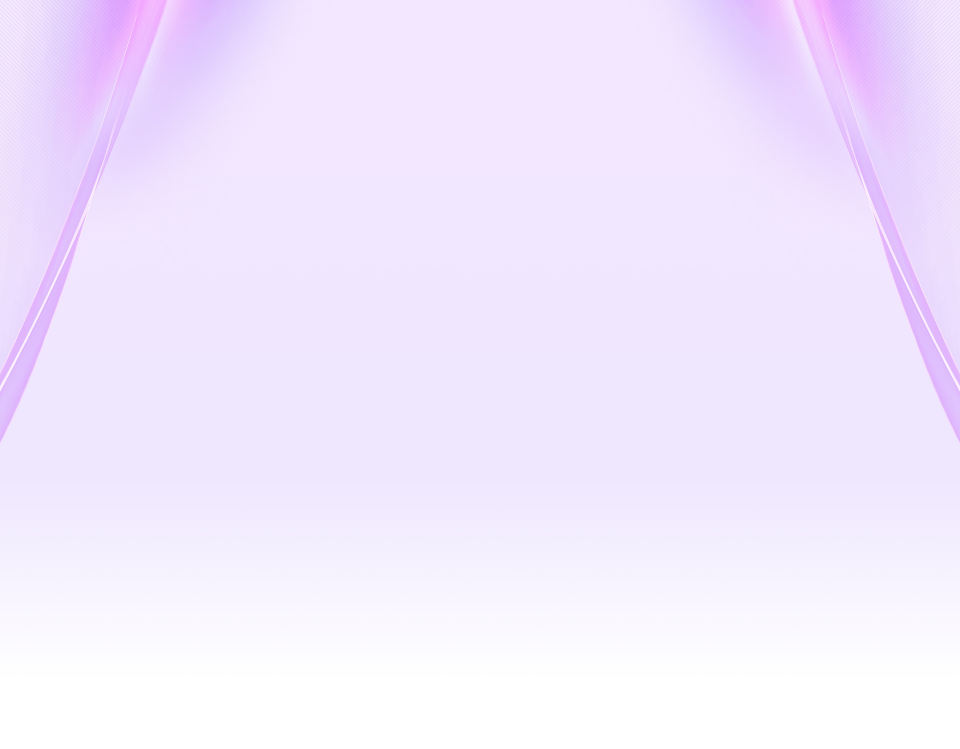
#> input picture assets/images/1frdp5ogwralafen31qbi9mrj4c.jpg, 2880 x 2246 px (shown at 1/3 size)
$ python recolor_images_dark.py
#> lines starting #> are read from the running program, lines starting #| are printed output that depends on the picture
import numpy as np
from PIL import Image
import os

# Convert the decorative gradient backdrops (currently lime-on-near-white) into
# clean dark-with-lime glows: flat/bright areas -> near-black, coloured rays -> lime.
TARGETS = [
    "1frdp5ogwralafen31qbi9mrj4c.jpg",
    "k7is9vdf8l9lfdgflrd1dcqnueq.jpg",
    "u7bpd6wpcmwpsvt6vdwwtetojz0.jpg",
    "vpnmljzicrf1mjcor7ions44a.png",
    "5oznhz3dd31o64kjyi84hxf6snw.png",
]
DIRS = ["assets/images", "framerusercontent.com/images"]
LIME = np.array([176, 229, 98], dtype=np.float32)

def recolor(path):
    im = Image.open(path).convert("RGBA")
    arr = np.array(im).astype(np.float32)
    rgb, alpha = arr[..., :3], arr[..., 3]
#> alpha: shape (2246, 2880) float32; every value is 255
    L = (0.2126*rgb[...,0] + 0.7152*rgb[...,1] + 0.0722*rgb[...,2]) / 255.0
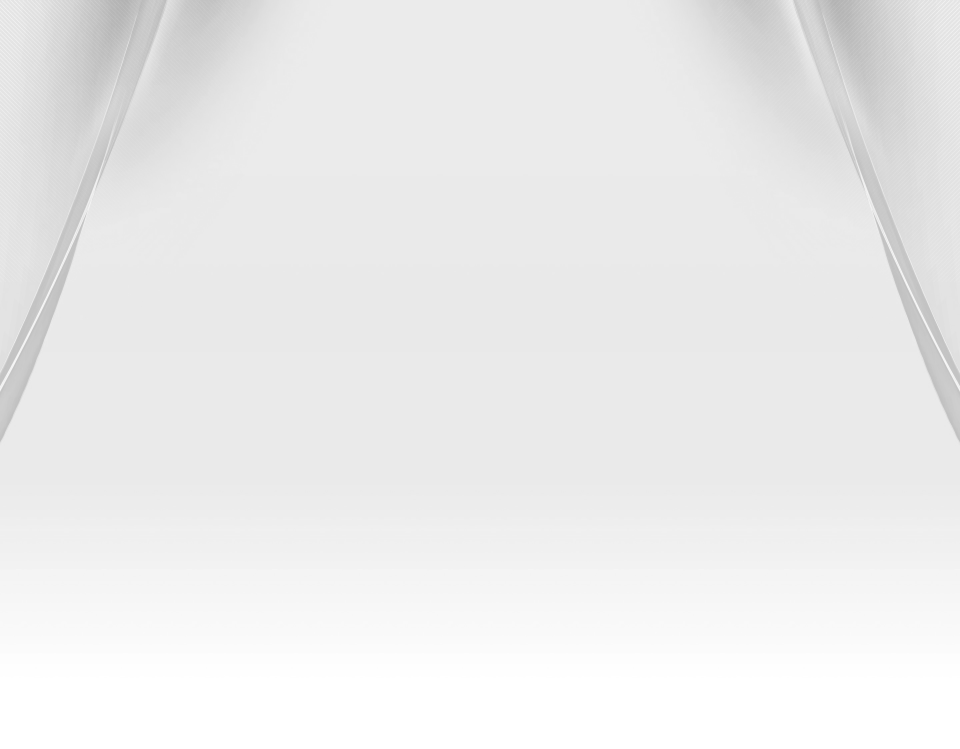
#> L: shape (2246, 2880) float32 (shown at 1/3 size); min 0.685, max 1, mean 0.926
    # energy = how far from bright/flat white; flat bg -> ~0, coloured rays -> higher
    e = np.clip((1.0 - L - 0.04) * 2.4, 0.0, 1.0) ** 1.2
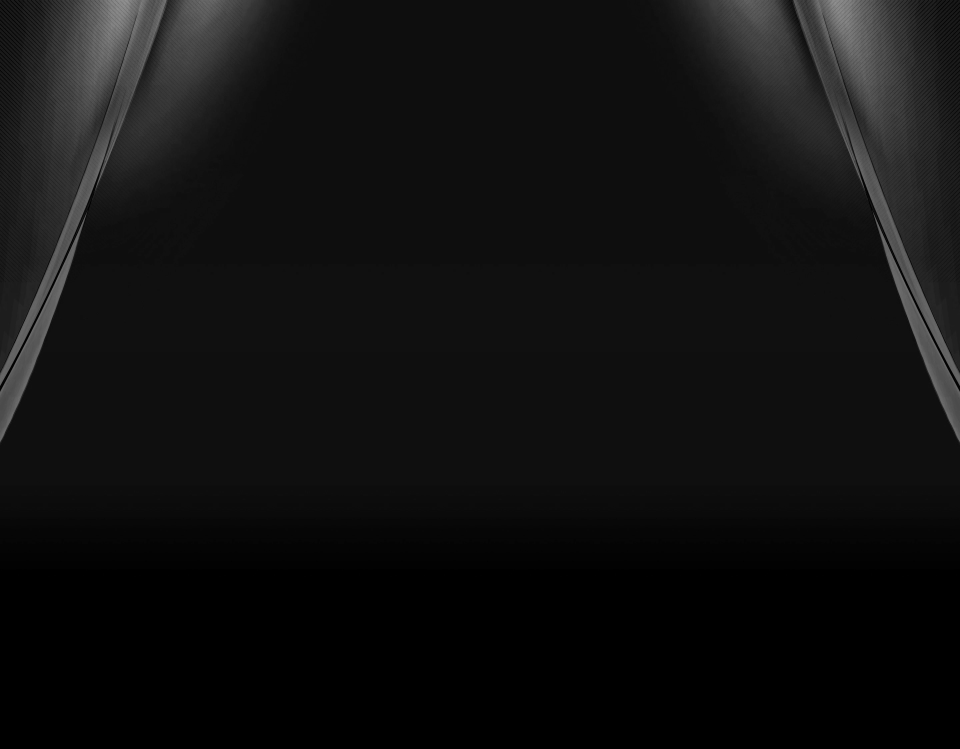
#> e: shape (2246, 2880) float32 (shown at 1/3 size); min 0, max 0.607, mean 0.0666
    out_rgb = LIME[None, None, :] * e[..., None]        # lime glow on black
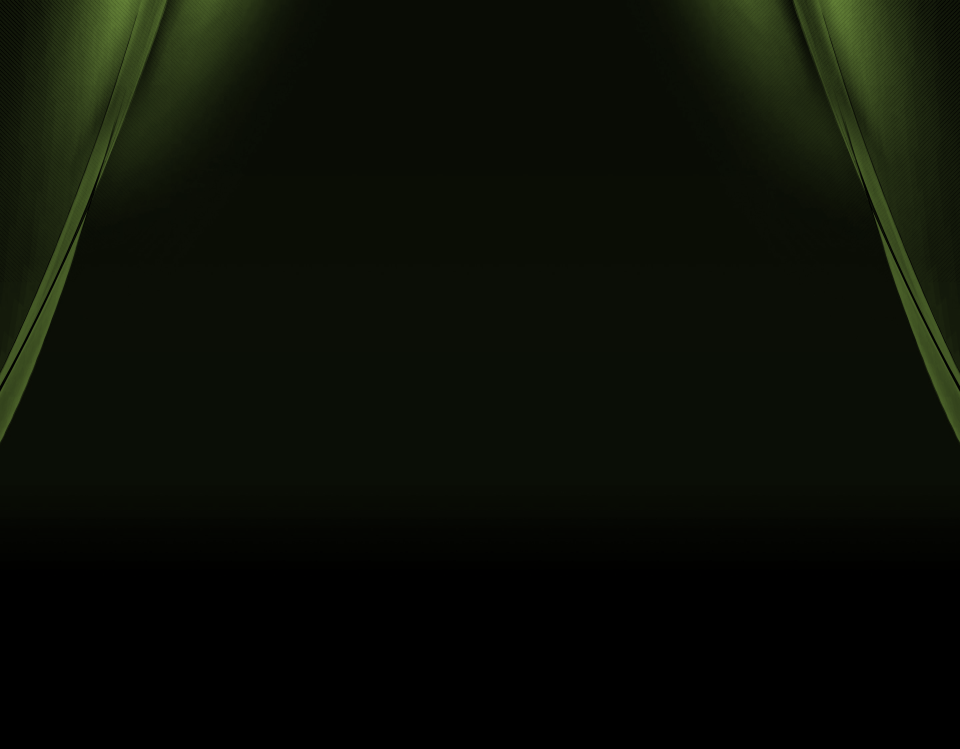
#> out_rgb: shape (2246, 2880, 3) float32 (shown at 1/3 size); mean of channels 0, 1, 2 11.7, 15.6, 6.7; drawn as R, G, B
    out = np.dstack([np.clip(out_rgb, 0, 255), alpha]).astype(np.uint8)
    res = Image.fromarray(out, "RGBA")
    ext = os.path.splitext(path)[1].lower()
    if ext in (".jpg", ".jpeg"):
        res.convert("RGB").save(path, quality=90)
    else:
        res.save(path)

for d in DIRS:
    for name in TARGETS:
        p = os.path.join(d, name)
        if os.path.exists(p):
            recolor(p); print("darkened:", p)
print("done")
